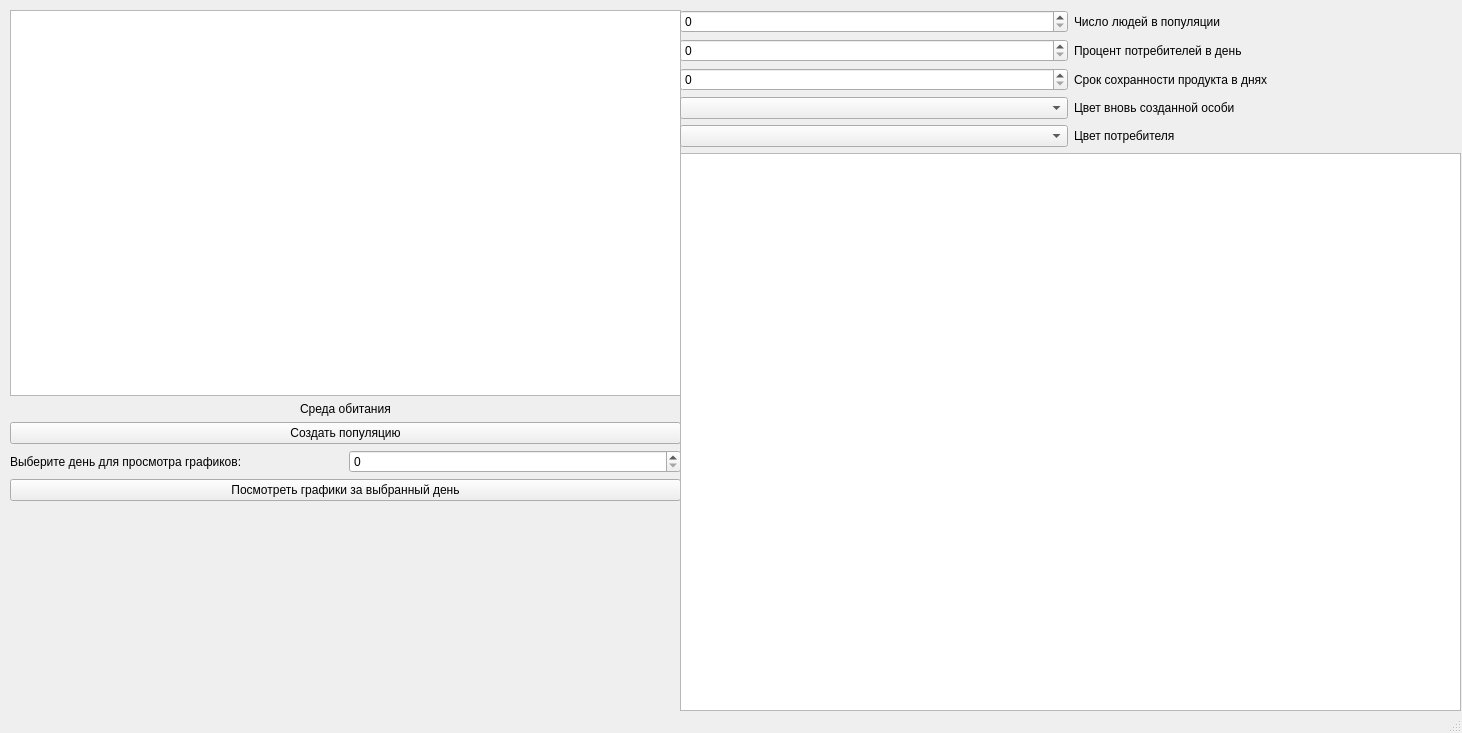
<?xml version="1.0" encoding="UTF-8"?>
<ui version="4.0">
 <class>MainWindow</class>
 <widget class="QMainWindow" name="MainWindow">
  <property name="geometry">
   <rect>
    <x>0</x>
    <y>0</y>
    <width>1462</width>
    <height>733</height>
   </rect>
  </property>
  <property name="windowTitle">
   <string>MainWindow</string>
  </property>
  <widget class="QWidget" name="centralwidget">
   <widget class="QWidget" name="verticalLayoutWidget_2">
    <property name="geometry">
     <rect>
      <x>10</x>
      <y>10</y>
      <width>671</width>
      <height>491</height>
     </rect>
    </property>
    <layout class="QVBoxLayout" name="verticalLayout_2">
     <item>
      <layout class="QVBoxLayout" name="verticalLayout">
       <item>
        <widget class="QGraphicsView" name="graphicsView"/>
       </item>
       <item alignment="Qt::AlignmentFlag::AlignHCenter">
        <widget class="QLabel" name="label">
         <property name="text">
          <string>Среда обитания</string>
         </property>
        </widget>
       </item>
       <item>
        <widget class="QPushButton" name="createPopulation">
         <property name="text">
          <string>Создать популяцию</string>
         </property>
        </widget>
       </item>
       <item>
        <layout class="QHBoxLayout" name="horizontalLayout_2">
         <item>
          <widget class="QLabel" name="label_8">
           <property name="text">
            <string>Выберите день для просмотра графиков: </string>
           </property>
          </widget>
         </item>
         <item>
          <widget class="QSpinBox" name="numberOfIterations">
           <property name="maximum">
            <number>20</number>
           </property>
          </widget>
         </item>
        </layout>
       </item>
       <item>
        <widget class="QPushButton" name="startNewDay">
         <property name="text">
          <string>Посмотреть графики за выбранный день</string>
         </property>
        </widget>
       </item>
      </layout>
     </item>
    </layout>
   </widget>
   <widget class="QWidget" name="verticalLayoutWidget_3">
    <property name="geometry">
     <rect>
      <x>680</x>
      <y>10</y>
      <width>781</width>
      <height>701</height>
     </rect>
    </property>
    <layout class="QVBoxLayout" name="verticalLayout_3">
     <item>
      <layout class="QGridLayout" name="gridLayout">
       <item row="10" column="1">
        <widget class="QLabel" name="label_4">
         <property name="text">
          <string>Процент потребителей в день</string>
         </property>
        </widget>
       </item>
       <item row="12" column="0">
        <widget class="QSpinBox" name="shelfLife">
         <property name="maximum">
          <number>30</number>
         </property>
        </widget>
       </item>
       <item row="5" column="1">
        <widget class="QLabel" name="label_5">
         <property name="text">
          <string>Число людей в популяции</string>
         </property>
        </widget>
       </item>
       <item row="14" column="0">
        <widget class="QComboBox" name="newProductUserColor"/>
       </item>
       <item row="12" column="1">
        <widget class="QLabel" name="label_2">
         <property name="text">
          <string>Срок сохранности продукта в днях</string>
         </property>
        </widget>
       </item>
       <item row="5" column="0">
        <widget class="QSpinBox" name="numberOfPeople">
         <property name="maximum">
          <number>500</number>
         </property>
        </widget>
       </item>
       <item row="13" column="1">
        <widget class="QLabel" name="label_6">
         <property name="text">
          <string>Цвет вновь созданной особи</string>
         </property>
        </widget>
       </item>
       <item row="13" column="0">
        <widget class="QComboBox" name="newAgentColor">
         <property name="editable">
          <bool>false</bool>
         </property>
        </widget>
       </item>
       <item row="14" column="1">
        <widget class="QLabel" name="label_7">
         <property name="text">
          <string>Цвет потребителя</string>
         </property>
        </widget>
       </item>
       <item row="10" column="0">
        <widget class="QSpinBox" name="consumerPercentage">
         <property name="maximum">
          <number>100</number>
         </property>
        </widget>
       </item>
      </layout>
     </item>
     <item>
      <widget class="QChartView" name="chartView"/>
     </item>
    </layout>
   </widget>
  </widget>
  <widget class="QStatusBar" name="statusbar"/>
 </widget>
 <customwidgets>
  <customwidget>
   <class>QChartView</class>
   <extends>QGraphicsView</extends>
   <header>QChartView.h</header>
  </customwidget>
 </customwidgets>
 <resources/>
 <connections/>
</ui>
